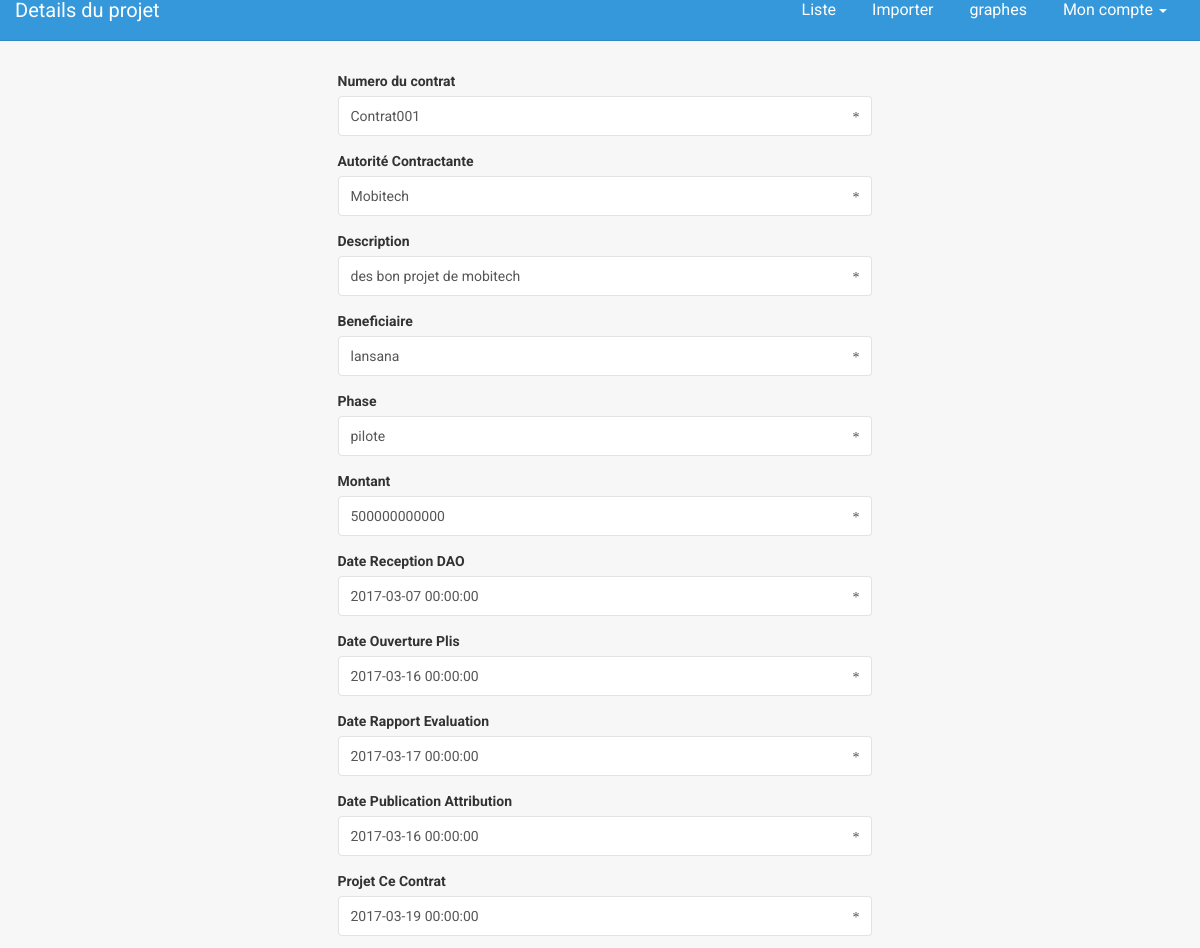
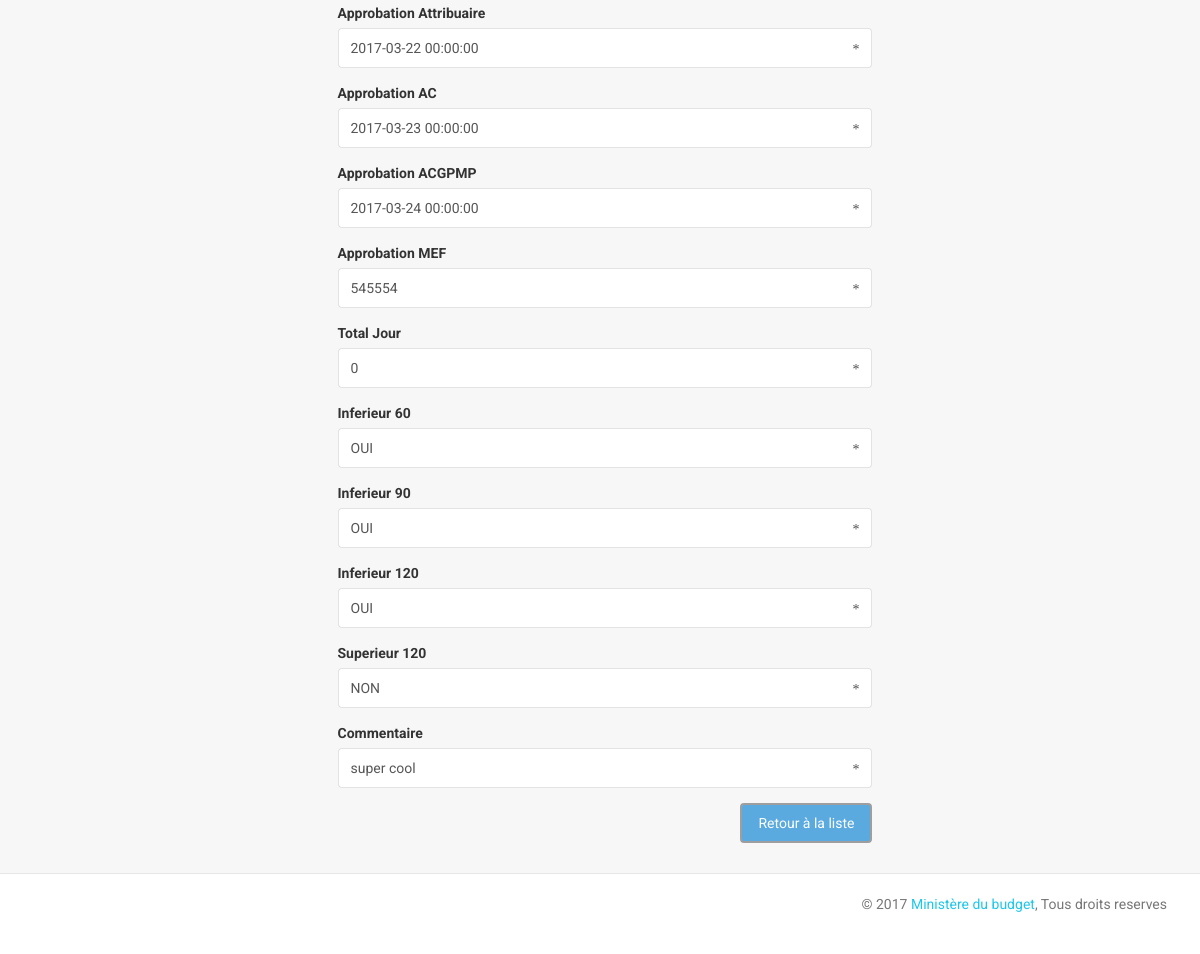
/projet.php?id=1, run on an earlier commit of the app's database (2 pictures, top to bottom).
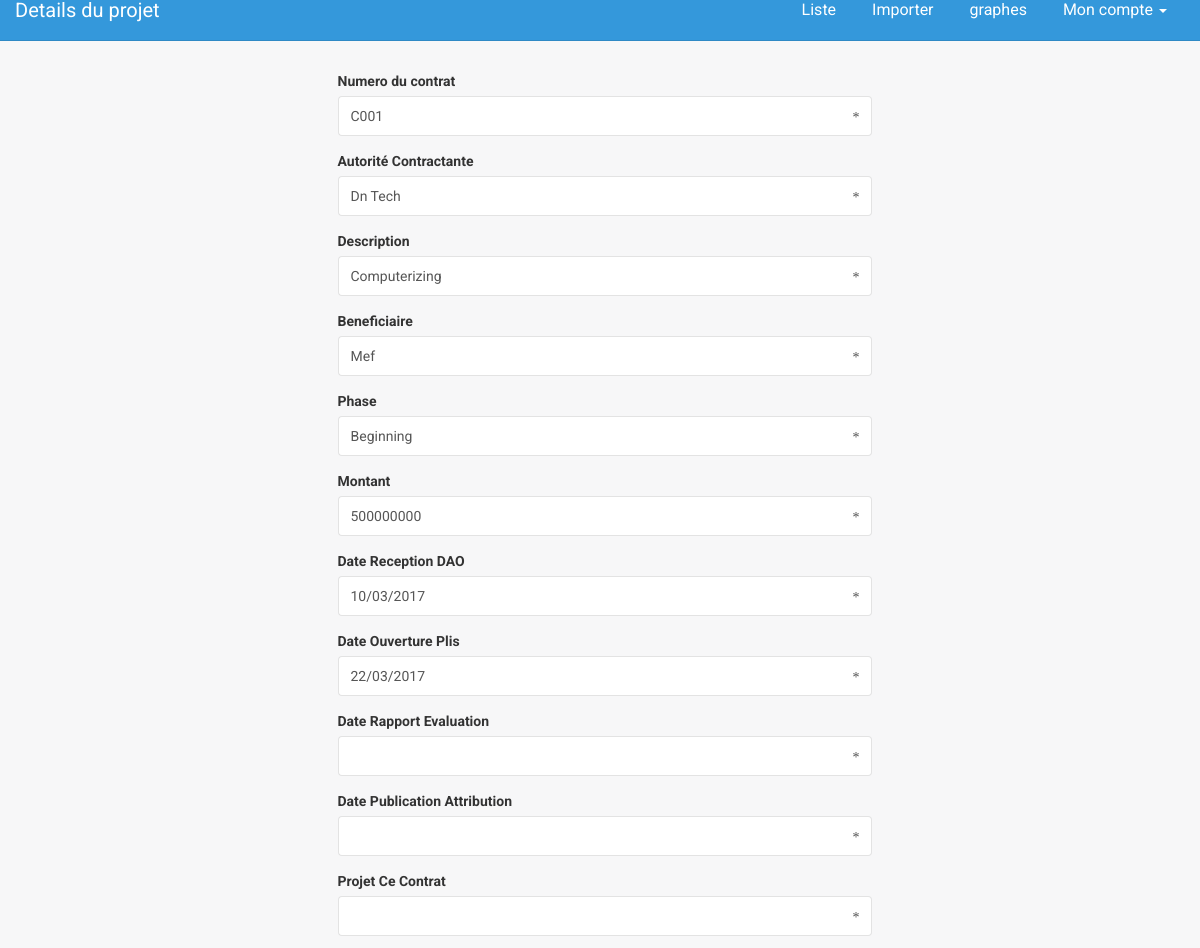
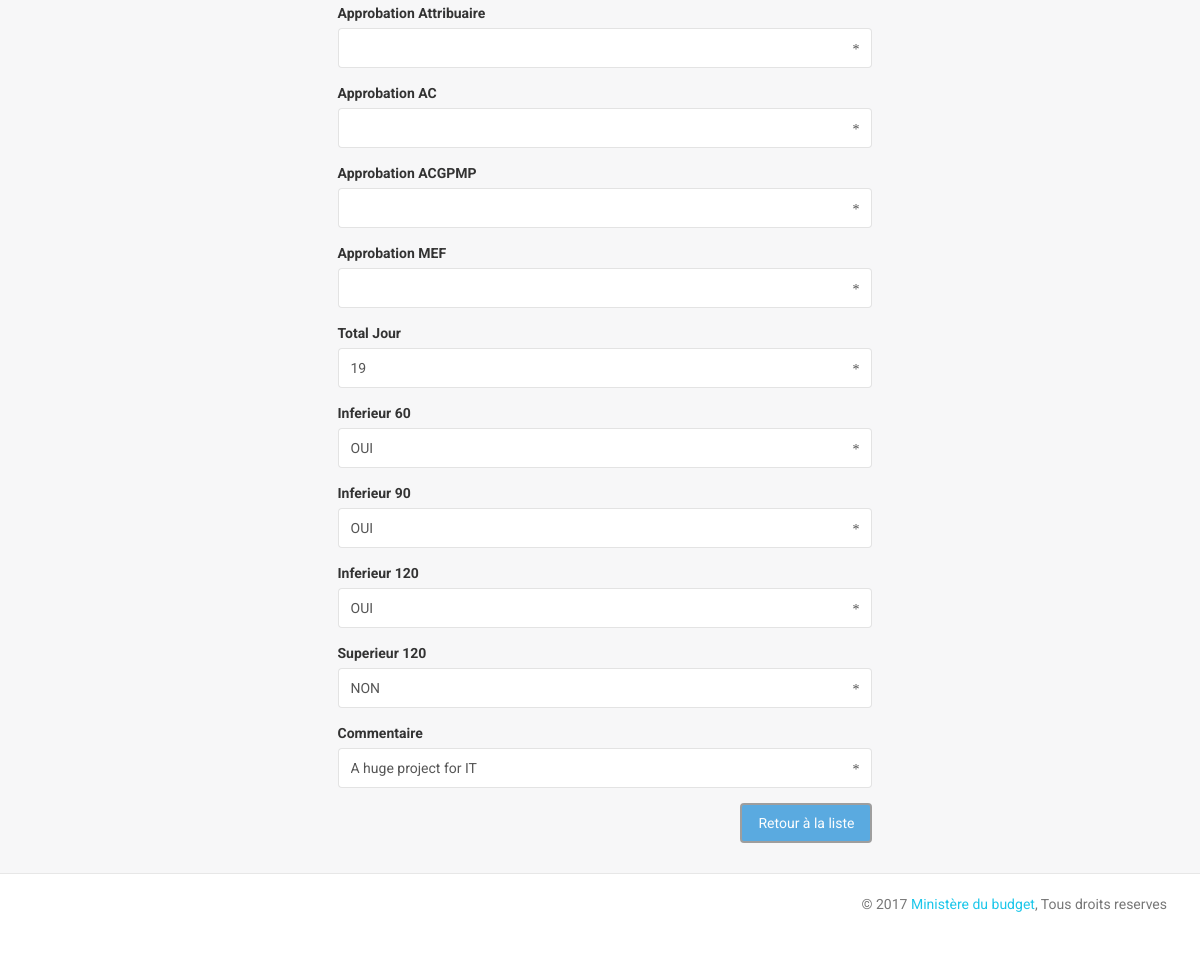
And on a later commit of the database (2 pictures, top to bottom).
### tables this page shows
CREATE TABLE IF NOT EXISTS `projet` (
  `idProjet` int(11) NOT NULL AUTO_INCREMENT,
  `numContrat` varchar(20) NOT NULL,
  `autoriteContractante` varchar(20) NOT NULL,
  `description` tinytext NOT NULL,
  `beneficiaire` varchar(20) NOT NULL,
  `phase` varchar(20) NOT NULL,
  `montant` varchar(25) NOT NULL,
  `dateReceptionDAO` varchar(20) NOT NULL,
  `dateOuverturePlis` varchar(20) NOT NULL,
  `dateRapportEvaluation` varchar(20) NOT NULL,
  `datePublicationAttribution` varchar(20) NOT NULL,
  `projetCeContrat` varchar(20) NOT NULL,
  `approbationAttribuaire` varchar(20) NOT NULL,
  `approbationAC` varchar(20) NOT NULL,
  `approbationACGPMP` varchar(20) NOT NULL,
  `approbationMEF` varchar(20) NOT NULL,
  `totalJour` varchar(10) DEFAULT NULL,
  `inferieur60` varchar(10) NOT NULL,
  `inferieur90` varchar(10) NOT NULL,
  `inferieur120` varchar(10) NOT NULL,
  `superieur120` varchar(10) NOT NULL,
  `commentaire` tinytext NOT NULL,
  `dateInsertion` datetime NOT NULL,
  PRIMARY KEY (`idProjet`)
);

### projet.php (the view, shortened to what the rows shown need)
<!doctype html>
<html lang="en">
<head>
    <link href="assets/css/bootstrap.min.css" rel="stylesheet" />
    <link href="assets/css/animate.min.css" rel="stylesheet"/>
    <link href="assets/css/light-bootstrap-dashboard.css" rel="stylesheet"/>
    <link href="http://maxcdn.bootstrapcdn.com/font-awesome/4.2.0/css/font-awesome.min.css" rel="stylesheet">
    <link href="assets/css/pe-icon-7-stroke.css" rel="stylesheet" />
</head>
<body>
<div class="wrapper">
    <div class="main-panel">
		   <?php
			require_once('bd/Projet.php');
            require_once('bd/fonctions.inc.php');
			require_once('bd/CRUD.php');
			$obj_bdd = new CRUD ($bdd);
			$projet = $obj_bdd -> selectProjetById($_SESSION['id']);
            $res = etatProjet($_SESSION['id'], $obj_bdd);
			$numContrat = ((isset($_POST['numContrat']) && !empty($_POST['numContrat'])) ? htmlspecialchars($_POST['numContrat']) : ((isset($projet) && !empty($projet)) ? $projet -> getNumContrat() : '' ));
			$autoriteContractante = ((isset($_POST['autoriteContractante']) && !empty($_POST['autoriteContractante'])) ? htmlspecialchars($_POST['autoriteContractante']) : ((isset($projet) && !empty($projet)) ? $projet -> getAutoriteContractante() : '' ));
            $description = ((isset($_POST['description']) && !empty($_POST['description'])) ? htmlspecialchars($_POST['description']) : ((isset($projet) && !empty($projet)) ? $projet -> getDescription() : '' ));
            $beneficiaire = ((isset($_POST['beneficiaire']) && !empty($_POST['beneficiaire'])) ? htmlspecialchars($_POST['beneficiaire']) : ((isset($projet) && !empty($projet)) ? $projet -> getBeneficiaire() : '' ));
            $phase = ((isset($_POST['phase']) && !empty($_POST['phase'])) ? htmlspecialchars($_POST['phase']) : ((isset($projet) && !empty($projet)) ? $projet -> getPhase() : '' ));
            $montant = ((isset($_POST['montant']) && !empty($_POST['montant'])) ? htmlspecialchars($_POST['montant']) : ((isset($projet) && !empty($projet)) ? $projet -> getMontant() : '' ));
            $dateReceptionDAO = ((isset($_POST['dateReceptionDAO']) && !empty($_POST['dateReceptionDAO'])) ? htmlspecialchars($_POST['dateReceptionDAO']) : ((isset($projet) && !empty($projet)) ? $projet -> getDateReceptionDAO() : '' ));
            $dateOuverturePlis = ((isset($_POST['dateOuverturePlis']) && !empty($_POST['dateOuverturePlis'])) ? htmlspecialchars($_POST['dateOuverturePlis']) : ((isset($projet) && !empty($projet)) ? $projet -> getDateOuverturePlis() : '' ));
            $dateRapportEvaluation = ((isset($_POST['dateRapportEvaluation']) && !empty($_POST['dateRapportEvaluation'])) ? htmlspecialchars($_POST['dateRapportEvaluation']) : ((isset($projet) && !empty($projet)) ? $projet -> getDateRapportEvaluation() : '' ));
            $datePublicationAttribution = ((isset($_POST['datePublicationAttribution']) && !empty($_POST['datePublicationAttribution'])) ? htmlspecialchars($_POST['datePublicationAttribution']) : ((isset($projet) && !empty($projet)) ? $projet -> getDatePublicationAttribution() : '' ));
            $projetCeContrat = ((isset($_POST['projetCeContrat']) && !empty($_POST['projetCeContrat'])) ? htmlspecialchars($_POST['projetCeContrat']) : ((isset($projet) && !empty($projet)) ? $projet -> getProjetCeContrat() : '' ));
            $approbationAttribuaire = ((isset($_POST['approbationAttribuaire']) && !empty($_POST['approbationAttribuaire'])) ? htmlspecialchars($_POST['approbationAttribuaire']) : ((isset($projet) && !empty($projet)) ? $projet -> getApprobationAttribuaire() : '' ));
            $approbationAC = ((isset($_POST['approbationAC']) && !empty($_POST['approbationAC'])) ? $_POST['approbationAC'] : ((isset($projet) && !empty($projet)) ? $projet -> getApprobationAC() : '' ));
            $approbationACGPMP = ((isset($_POST['approbationACGPMP']) && !empty($_POST['approbationACGPMP'])) ? htmlspecialchars($_POST['approbationACGPMP']) : ((isset($projet) && !empty($projet)) ? $projet -> getApprobationACGPMP() : '' ));
            $approbationMEF = ((isset($_POST['approbationMEF']) && !empty($_POST['approbationMEF'])) ? htmlspecialchars($_POST['approbationMEF']) : ((isset($projet) && !empty($projet)) ? $projet -> getApprobationMEF() : '' ));
            $commentaire = ((isset($_POST['commentaire']) && !empty($_POST['commentaire'])) ? htmlspecialchars($_POST['commentaire']) : ((isset($projet) && !empty($projet)) ? $projet -> getCommentaire() : '' ));
			?>
        <div class="content">
		 <div class="container-fluid" style="margin-left:25%;" >
		<form role="form" action = 'data.php' method='POST'>
            <div class="col-lg-8 center">
				 <div class="form-group">
                    <div class="input-group">
                        <input type="text" class="form-control" name="numContrat" id="numContrat" placeholder="numero du contrat"   <?php echo"value='$numContrat'" ;?> >
                        <span class="input-group-addon"><span class="glyphicon glyphicon-asterisk"></span></span>
                    </div>
                </div>
				<div class="form-group">
                    <div class="input-group">
                        <input type="text" class="form-control" name="autoriteContractante" id="autoriteContractante" placeholder="Autorité Contractante "   <?php echo"value='$autoriteContractante'" ;?> >
                        <span class="input-group-addon"><span class="glyphicon glyphicon-asterisk"></span></span>
                    </div>
                </div>
                <div class="form-group">
                    <div class="input-group">
                        <input type="text" class="form-control" name="description" id="description" placeholder="Desciption"  <?php echo"value='$description'" ;?> >
                        <span class="input-group-addon"><span class="glyphicon glyphicon-asterisk"></span></span>
                    </div>
                </div>
				<div class="form-group">
                    <div class="input-group">
                        <input type="text" class="form-control" name="beneficiaire" id="beneficiaire" placeholder="Beneficiaire"   <?php echo"value='$beneficiaire'" ;?>>
                        <span class="input-group-addon"><span class="glyphicon glyphicon-asterisk"></span></span>
                    </div>
                </div>
				<div class="form-group">
                    <div class="input-group">
                        <input type="text" class="form-control" name="phase" id="phase" placeholder="Phase"  <?php echo"value='$phase'" ;?> >
                        <span class="input-group-addon"><span class="glyphicon glyphicon-asterisk"></span></span>
                    </div>
                </div>
				<div class="form-group">
                    <div class="input-group">
                        <input type="text" class="form-control" name="montant" id="montant" placeholder="Montant"   <?php echo"value='$montant'" ;?>>
                        <span class="input-group-addon"><span class="glyphicon glyphicon-asterisk"></span></span>
                    </div>
                </div>
                <div class="form-group">
                    <div class="input-group">
                        <input type="text" class="form-control" name="dateReceptionDAO" id="dateReceptionDAO"   <?php echo"value='$dateReceptionDAO'" ;?> >
                        <span class="input-group-addon"><span class="glyphicon glyphicon-asterisk"></span></span>
                    </div>
                </div>
                <div class="form-group">
                    <div class="input-group">
                        <input type="text" class="form-control" name="dateOuverturePlis" id="dateOuverturePlis"   <?php echo"value='$dateOuverturePlis'" ;?> >
                        <span class="input-group-addon"><span class="glyphicon glyphicon-asterisk"></span></span>
                    </div>
                </div>
                <div class="form-group">
                    <div class="input-group">
                        <input type="text" class="form-control" name="dateRapportEvaluation" id="dateRapportEvaluation"   <?php echo"value='$dateRapportEvaluation'" ;?> >
                        <span class="input-group-addon"><span class="glyphicon glyphicon-asterisk"></span></span>
                    </div>
                </div>
                <div class="form-group">
                    <div class="input-group">
                        <input type="text" class="form-control" name="datePublicationAttribution" id="datePublicationAttribution"   <?php echo"value='$datePublicationAttribution'" ;?> >
                        <span class="input-group-addon"><span class="glyphicon glyphicon-asterisk"></span></span>
                    </div>
                </div>
                 <div class="form-group">
                    <div class="input-group">
                        <input type="text" class="form-control" name="projetCeContrat" id="projetCeContrat"   <?php echo"value='$projetCeContrat'" ;?> >
                        <span class="input-group-addon"><span class="glyphicon glyphicon-asterisk"></span></span>
                    </div>
                </div>
                 <div class="form-group">
                    <div class="input-group">
                        <input type="text" class="form-control" name="approbationAttribuaire" id="approbationAttribuaire"   <?php echo"value='$approbationAttribuaire'" ;?> >
                        <span class="input-group-addon"><span class="glyphicon glyphicon-asterisk"></span></span>
                    </div>
                </div>
                <div class="form-group">
                    <div class="input-group">
                        <input type="text" class="form-control" name="approbationAC" id="approbationAC"   <?php echo"value='$approbationAC'" ;?> >
                        <span class="input-group-addon"><span class="glyphicon glyphicon-asterisk"></span></span>
                    </div>
                </div>
                 <div class="form-group">
                    <div class="input-group">
                        <input type="text" class="form-control" name="approbationACGPMP" id="approbationACGPMP"   <?php echo"value='$approbationACGPMP'" ;?> >
                        <span class="input-group-addon"><span class="glyphicon glyphicon-asterisk"></span></span>
                    </div>
                </div>
                 <div class="form-group">
                    <div class="input-group">
                        <input type="text" class="form-control" name="approbationMEF" id="approbationMEF"   <?php echo"value='$approbationMEF'" ;?> >
                        <span class="input-group-addon"><span class="glyphicon glyphicon-asterisk"></span></span>
                    </div>
                </div>
				<div class="form-group">
                    <div class="input-group">
                        <input type="text" class="form-control" name="commentaire" id="commentaire" placeholder="commentaire"  <?php echo"value='$commentaire'" ;?> >
                        <span class="input-group-addon"><span class="glyphicon glyphicon-asterisk"></span></span>
                    </div>
                </div>
            </div>
        </form>
		 </div>
        </div>
    </div>
</div>
</body>
</html>

What changed in the data, as far as the page shows it:
changed projet: numContrat "Contrat001" → "C001"; autoriteContractante "Mobitech" → "Dn Tech"; description "des bon projet de mobitech" → "Computerizing"; beneficiaire "lansana" → "Mef"; phase "pilote" → "Beginning"; montant "500000000000" → "500000000"; dateReceptionDAO "2017-03-07 00:00:00" → "10/03/2017"; dateOuverturePlis "2017-03-16 00:00:00" → "22/03/2017"; commentaire "super cool" → "A huge project for IT"; dateRapportEvaluation "2017-03-17 00:00:00" → (not shown); datePublicationAttribution "2017-03-16 00:00:00" → (not shown); projetCeContrat "2017-03-19 00:00:00" → (not shown); approbationAttribuaire "2017-03-22 00:00:00" → (not shown); approbationAC "2017-03-23 00:00:00" → (not shown); approbationACGPMP "2017-03-24 00:00:00" → (not shown); approbationMEF "545554" → (not shown)
Also different on the page:
form field totalJour: "0" → "19"
